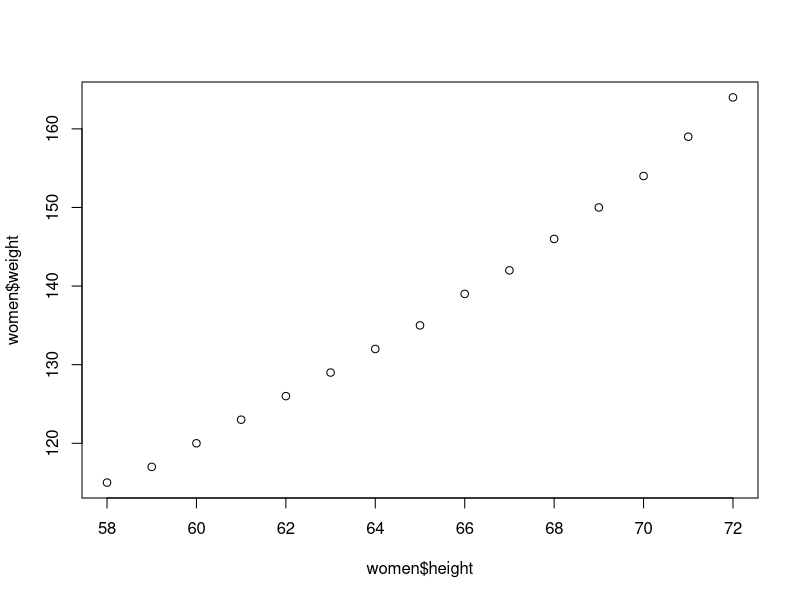
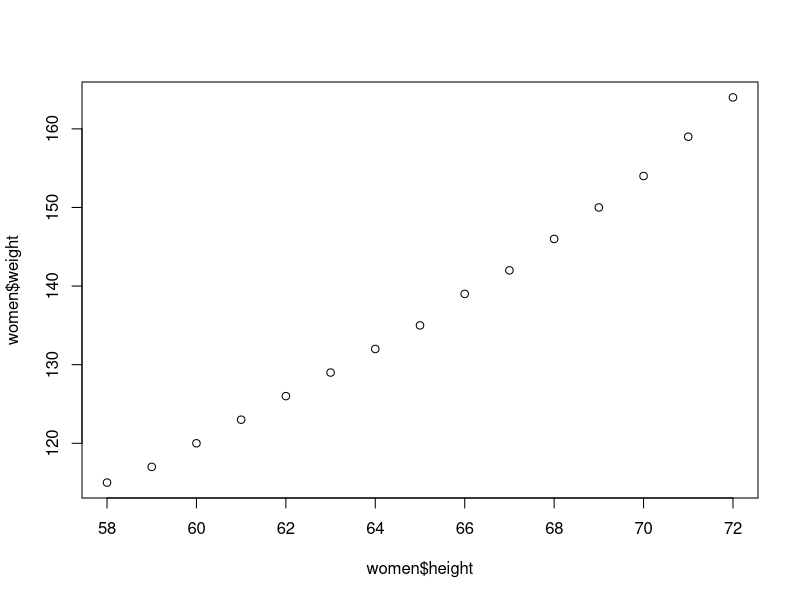
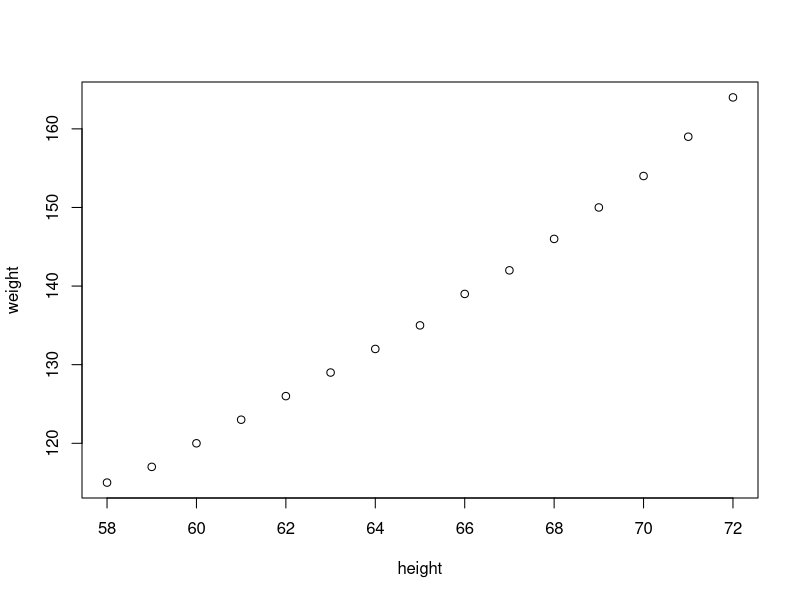
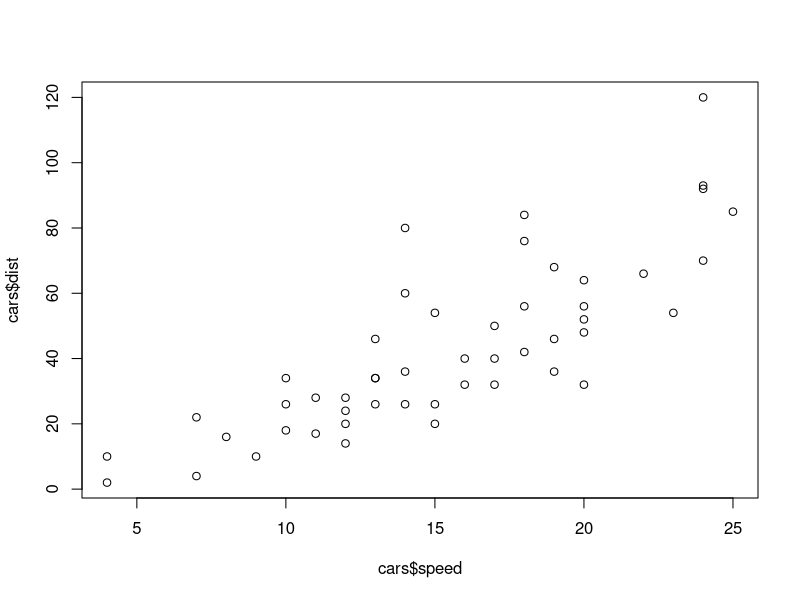
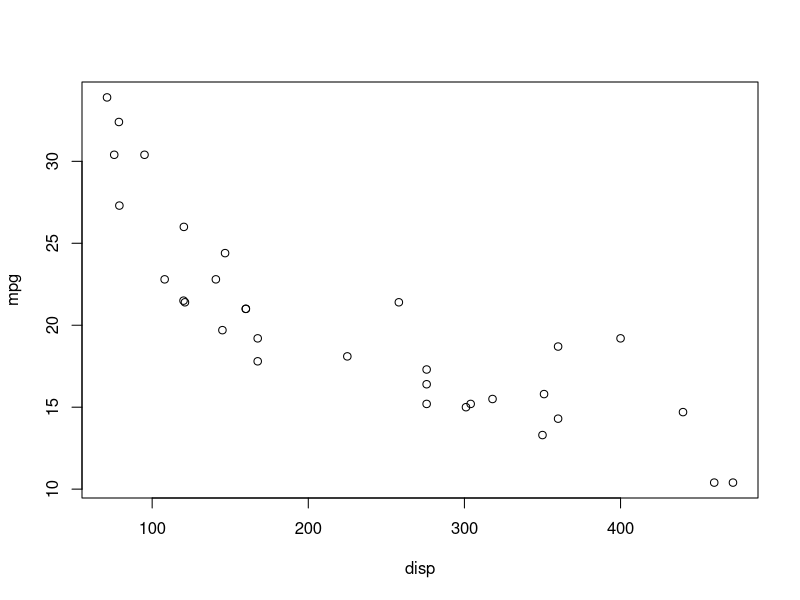
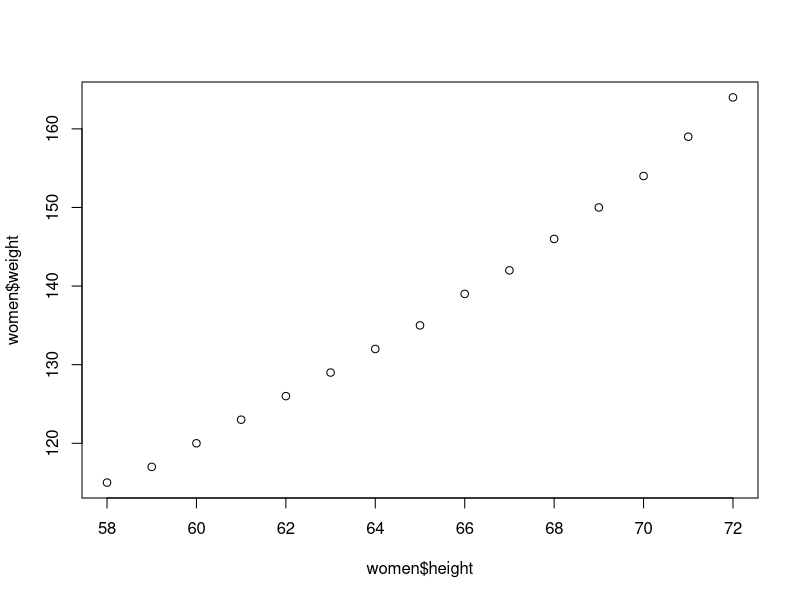
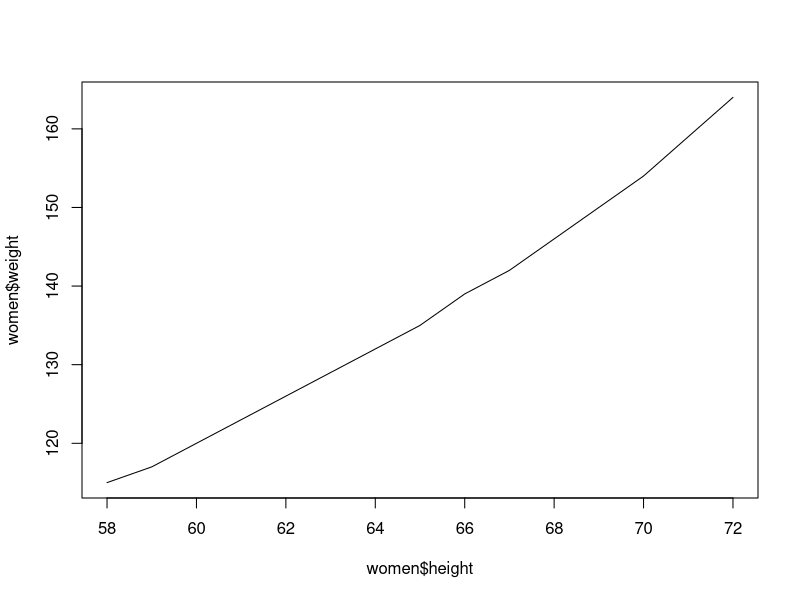
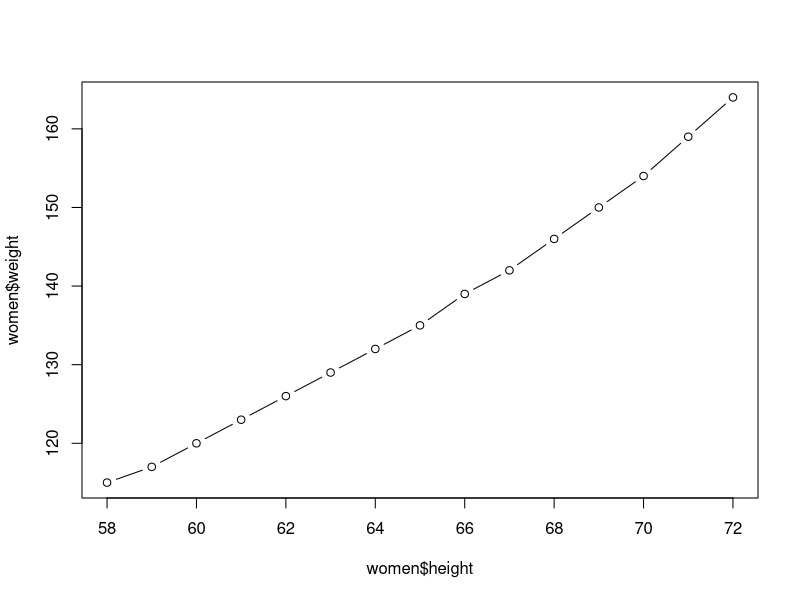

Reproduce these figures in R, in order.
## ---- chunk 1
knitr::opts_chunk$set(echo = FALSE)
knitr::opts_chunk$set(highlight = TRUE)
## ---- chunk 2

library(graphics) # 已经默认加载了，这里不需要重新加载

data("women")  # 载入 women 数据集

plot(x = women$height, y = women$weight)

# 通常来说，函数的第一个参数都是对象，不需要把名称写出来、
# 这里第二个参数 y 和  x 一样，也不需要写出来
plot(women$height, women$weight)  

height <- women$height

weight <- women$weight


plot(height, weight) 


plot(cars$dist~cars$speed) # 公式

plot(mpg~disp, data = mtcars) # data 参数 , 类似于 attach() ，可以直接用数据框的变量名，而不用指定 $ 
## ---- chunk 3

plot(women$height, women$weight, type = "p")  # point，点图，散点图，默认值
plot(women$height, women$weight, type = "l")  # line,  线图，
plot(women$height, women$weight, type = "b")  # both, 点线图
plot(women$height, women$weight, type = "c")  
plot(women$height, women$weight, type = "o")  # 在图形中数据点覆盖在线上
plot(women$height, women$weight, type = "h")  # 在图形中数据显示为从点到x轴的垂直线
plot(women$height, women$weight, type = "s")  # 在图形中数据显示为阶梯图
plot(women$height, women$weight, type = "S")
plot(women$height, women$weight, type = "n")  # 在图形中数据不显示

## ---- chunk 4

plot(women$height, women$weight, main = "Title")   # 标题
plot(women$height, women$weight, main = "Title", sub = "Subtitle")    # 副标题
plot(women$height, women$weight, main = "Title", sub = "Subtitle", xlab = "Height (in)", ylab = "Weight (lbs)
") # 横轴、纵轴显示标签
plot(women$height, women$weight
     , main = "Title"
     , sub = "Subtitle"
     , xlab = "Height" 
     , ylab = "Weight"
     , asp = 0.5         # the y/x aspect ratio
     ) 


plot(women$height, women$weight
     , main = "Title"
     , sub = "Subtitle"
     , xlab = "Height()" 
     , ylab = "Weight"
     , asp = 3         # 很少用
     ) 
## ---- chunk 5
help(pch) # pch 参数的用法

plot(mtcars$disp, mtcars$mpg, pch = 0)
plot(mtcars$disp, mtcars$mpg, pch = 1)
plot(mtcars$disp, mtcars$mpg, pch = 2)
plot(mtcars$disp, mtcars$mpg, pch = 3)
plot(mtcars$disp, mtcars$mpg, pch = 4)
plot(mtcars$disp, mtcars$mpg, pch = 5)
plot(mtcars$disp, mtcars$mpg, pch = 6)
plot(mtcars$disp, mtcars$mpg, pch = 7)
plot(mtcars$disp, mtcars$mpg, pch = 8)
plot(mtcars$disp, mtcars$mpg, pch = 9)
plot(mtcars$disp, mtcars$mpg, pch = 10)
plot(mtcars$disp, mtcars$mpg, pch = 11)
plot(mtcars$disp, mtcars$mpg, pch = 12)
plot(mtcars$disp, mtcars$mpg, pch = 13)
plot(mtcars$disp, mtcars$mpg, pch = 14)
plot(mtcars$disp, mtcars$mpg, pch = 15)
plot(mtcars$disp, mtcars$mpg, pch = 16)
plot(mtcars$disp, mtcars$mpg, pch = 17)
plot(mtcars$disp, mtcars$mpg, pch = 18)
plot(mtcars$disp, mtcars$mpg, pch = 19)
plot(mtcars$disp, mtcars$mpg, pch = 20)
plot(mtcars$disp, mtcars$mpg, pch = 21)
plot(mtcars$disp, mtcars$mpg, pch = 22)
plot(mtcars$disp, mtcars$mpg, pch = 23)
plot(mtcars$disp, mtcars$mpg, pch = 24)
plot(mtcars$disp, mtcars$mpg, pch = 25)
plot(mtcars$disp, mtcars$mpg, pch = 26) #目前没有实现pch '26'这样一个值
## ---- chunk 6
# 当pch取 0~14时，其点为空心点，可以用 col 参数设置其边框的颜色
# 当pch取15~20时，其点是实心点，可以用 bg  参数设置其填充的颜色
# 当pch取21~25时，其点也是实心点，既可以用 col 参数设置边框的颜色，也可以用 bg 参数设置其内部的填充颜色　
plot(mtcars$disp, mtcars$mpg, pch = 12, col = "blue")
plot(mtcars$disp, mtcars$mpg, pch = 23, bg  = "blue")
plot(mtcars$disp, mtcars$mpg, pch = 23, col = "red", bg  = "blue")
## ---- chunk 7
head(iris)

plot(iris[,1:4])
